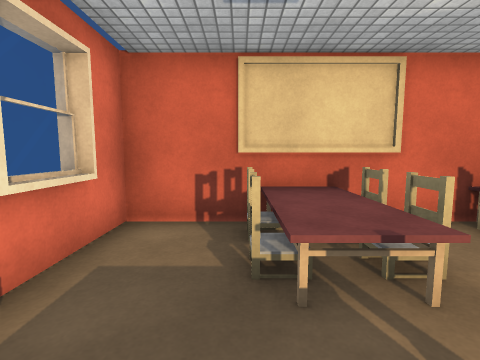
View 1 (above)

15 first-person views from a walk through a 3-D level made in the Unity game engine. The camera is 1.2 m above the floor, tilts 6° down and sees 85° across. The floor is counted in squares, 1 m on a side. Each view is taken from the middle of a square. On the plan, view 1 faces up. The plan holds only what a view shows up to about 12 squares ahead; the rest is blank. The player is left out. Some animated figures are left out. Some surface patterns are stand-ins.

View 2
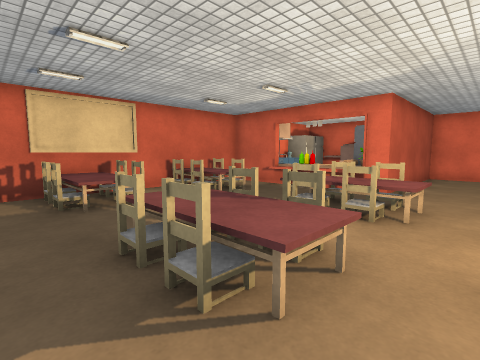

View 3
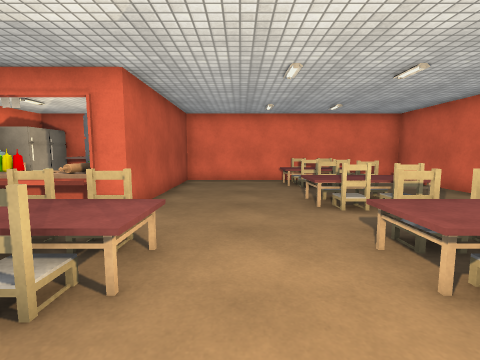

View 4
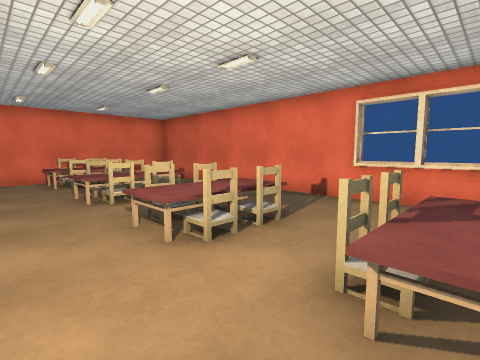

View 5
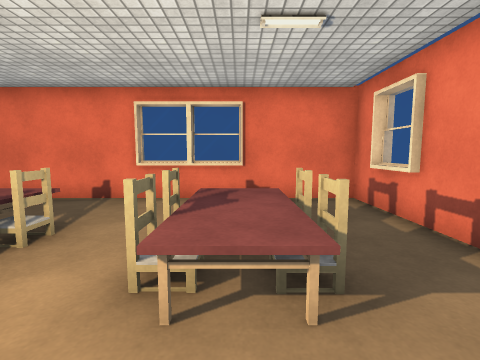

View 6
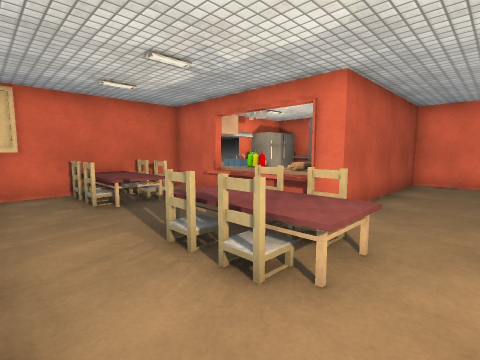

View 7
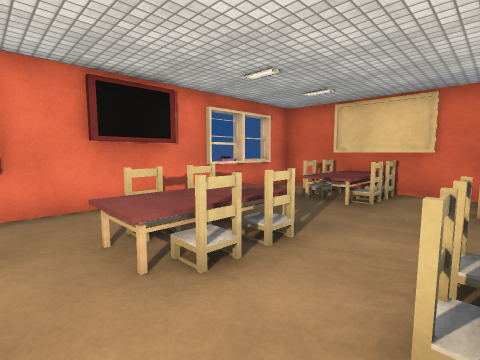

View 8
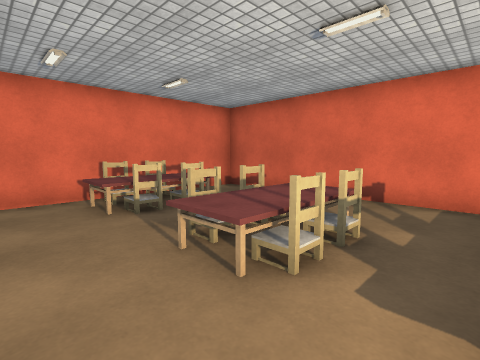

View 9
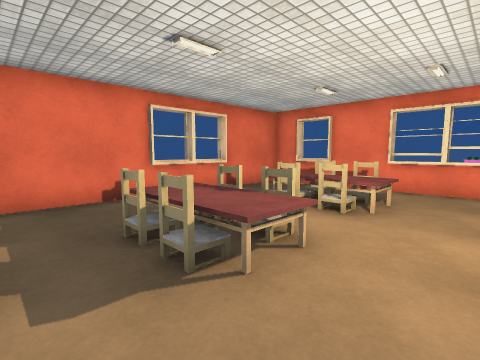

View 10
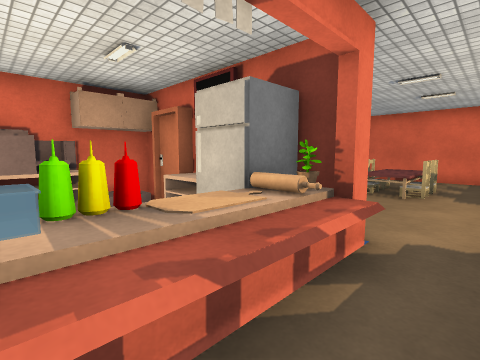

View 11
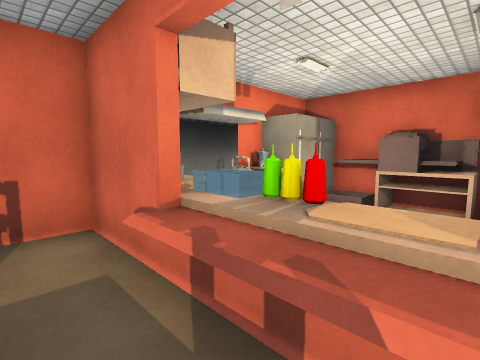

View 12
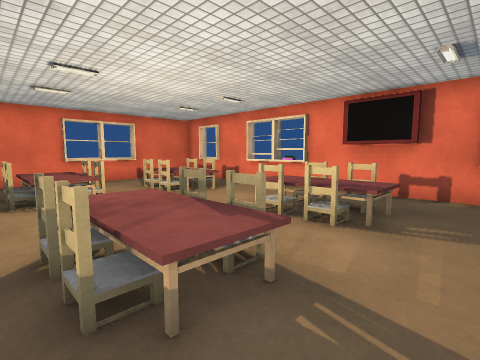

View 13
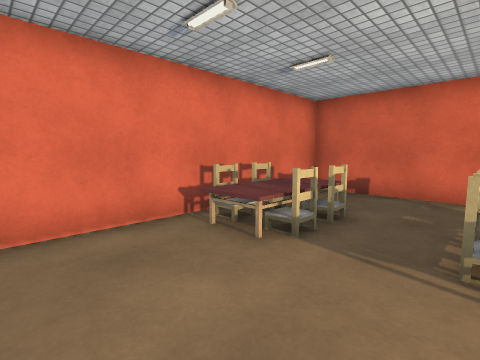

View 14
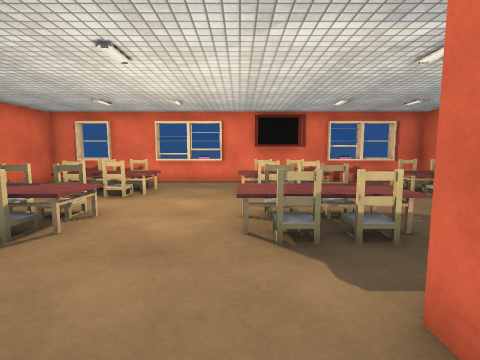

View 15
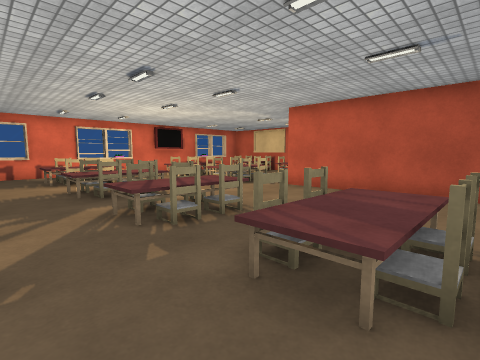

### Floor plan
Points are (right, up) in squares from view 1. A wall is a line through its corners. A room is listed if a view was taken in it or the views show most of it. See-through windows are left out.
Room 1 (views 1, 2, 3, 4, 5, 6, 7, 8, 9, 10, 11, 12, 13, 14, 15)
walls: (7.6, -1.6) (8.4, -1.6); (7.4, -1.1) (6.9, -1.1); (7.3, 2.4) (7.3, 4.5) (-2, 4.5) (-2, 1.4); (-2, 0.6) (-2, -10.8) (13.4, -10.8) (13.4, -1.6); (13.5, -1.7) (7.3, -1.7) (7.3, -0.5); (-1.7, 2) (-2.4, 2)
low walls: (6.9, -1.1) (6.9, -0.4); (7.6, 0.4) (7.6, 1)
objects: chair (0, -8); table (0, -8) to (2, -6); chair (0, -6); table (0, -3) to (2, 0); chair (0, -2); chair (0, -1); table (0, 2) to (2, 4); chair (0, 3); chair (0, 4); chair (2, -8); chair (2, -6); chair (2, -2); chair (2, -1); chair (2, 3); chair (2, 4); chair (4, -8); table (4, -8) to (5, -6); chair (4, -6); table (4, -3) to (5, 0); chair (4, -2); chair (4, -1); table (4, 2) to (5, 4); chair (4, 3); chair (4, 4); chair (6, -8); chair (6, -6); chair (6, -2); chair (6, -1); chair (6, 3); chair (6, 4); chair (7, -8); chair (7, -6); wheel (7, 0) to (8, 0); cupboard (7, 1) to (7, 2); table (8, -8) to (9, -6); other object (8, -1); mushroom (8, 2); chair (9, -8); chair (9, -6); chair (11, -8); table (11, -8) to (13, -6); chair (11, -6); chair (13, -8); chair (13, -6)

Where each view was taken, in squares from view 1:
view 1: 0 up, 0 right, facing up
view 2: 4 down, 1 left, facing up-right
view 3: 4 down, 2 right, facing right
view 4: 4 down, 1 right, facing down-right
view 5: 4 down, 1 right, facing down
view 6: 4 down, 2 right, facing up-right
view 7: 4 down, 4 right, facing up-left
view 8: 4 down, 6 right, facing down-right
view 9: 4 down, 7 right, facing down-left
view 10: 2 up, 6 right, facing down-right
view 11: 0 up, 6 right, facing up-right
view 12: 1 up, 6 right, facing down-left
view 13: 3 down, 9 right, facing down-right
view 14: 3 down, 9 right, facing left
view 15: 10 down, 13 right, facing up-left
